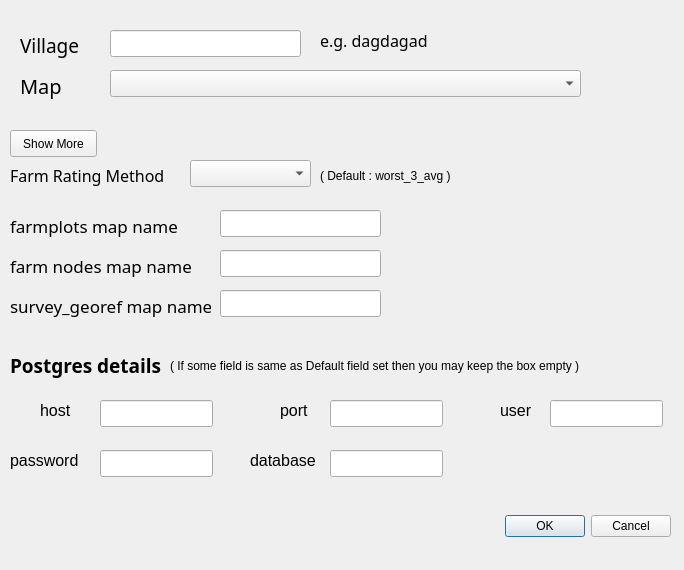
<?xml version="1.0" encoding="UTF-8"?>
<ui version="4.0">
 <class>mover2DialogBase</class>
 <widget class="QDialog" name="mover2DialogBase">
  <property name="geometry">
   <rect>
    <x>0</x>
    <y>0</y>
    <width>684</width>
    <height>570</height>
   </rect>
  </property>
  <property name="windowTitle">
   <string>mover2</string>
  </property>
  <widget class="QDialogButtonBox" name="ok_button">
   <property name="geometry">
    <rect>
     <x>330</x>
     <y>510</y>
     <width>341</width>
     <height>32</height>
    </rect>
   </property>
   <property name="orientation">
    <enum>Qt::Horizontal</enum>
   </property>
   <property name="standardButtons">
    <set>QDialogButtonBox::Cancel|QDialogButtonBox::Ok</set>
   </property>
  </widget>
  <widget class="QComboBox" name="ratingCombo">
   <property name="geometry">
    <rect>
     <x>190</x>
     <y>160</y>
     <width>121</width>
     <height>27</height>
    </rect>
   </property>
  </widget>
  <widget class="QLabel" name="ratingLabel">
   <property name="geometry">
    <rect>
     <x>10</x>
     <y>160</y>
     <width>171</width>
     <height>31</height>
    </rect>
   </property>
   <property name="font">
    <font>
     <family>Droid Sans Fallback</family>
     <pointsize>12</pointsize>
    </font>
   </property>
   <property name="text">
    <string>Farm Rating Method</string>
   </property>
  </widget>
  <widget class="QLabel" name="defaultLabel">
   <property name="geometry">
    <rect>
     <x>320</x>
     <y>160</y>
     <width>281</width>
     <height>31</height>
    </rect>
   </property>
   <property name="text">
    <string>( Default : worst_3_avg )</string>
   </property>
  </widget>
  <widget class="QLabel" name="label">
   <property name="geometry">
    <rect>
     <x>320</x>
     <y>30</y>
     <width>131</width>
     <height>21</height>
    </rect>
   </property>
   <property name="font">
    <font>
     <family>Droid Sans Fallback</family>
     <pointsize>12</pointsize>
    </font>
   </property>
   <property name="text">
    <string>e.g. dagdagad</string>
   </property>
  </widget>
  <widget class="QPushButton" name="showButton">
   <property name="geometry">
    <rect>
     <x>10</x>
     <y>130</y>
     <width>87</width>
     <height>27</height>
    </rect>
   </property>
   <property name="text">
    <string>Show More</string>
   </property>
  </widget>
  <widget class="QLabel" name="villageLabel">
   <property name="geometry">
    <rect>
     <x>20</x>
     <y>30</y>
     <width>81</width>
     <height>31</height>
    </rect>
   </property>
   <property name="font">
    <font>
     <family>Droid Sans Fallback</family>
     <pointsize>14</pointsize>
    </font>
   </property>
   <property name="text">
    <string>Village</string>
   </property>
  </widget>
  <widget class="QComboBox" name="mapCombo">
   <property name="geometry">
    <rect>
     <x>110</x>
     <y>70</y>
     <width>471</width>
     <height>27</height>
    </rect>
   </property>
  </widget>
  <widget class="QLabel" name="label_2">
   <property name="geometry">
    <rect>
     <x>20</x>
     <y>70</y>
     <width>81</width>
     <height>31</height>
    </rect>
   </property>
   <property name="font">
    <font>
     <family>Droid Sans Fallback</family>
     <pointsize>15</pointsize>
    </font>
   </property>
   <property name="text">
    <string>Map</string>
   </property>
  </widget>
  <widget class="QLineEdit" name="village_in">
   <property name="geometry">
    <rect>
     <x>110</x>
     <y>30</y>
     <width>191</width>
     <height>27</height>
    </rect>
   </property>
  </widget>
  <widget class="QLineEdit" name="lineEdit_farmplots">
   <property name="geometry">
    <rect>
     <x>220</x>
     <y>210</y>
     <width>161</width>
     <height>27</height>
    </rect>
   </property>
  </widget>
  <widget class="QLabel" name="label_3">
   <property name="geometry">
    <rect>
     <x>10</x>
     <y>210</y>
     <width>191</width>
     <height>31</height>
    </rect>
   </property>
   <property name="font">
    <font>
     <family>Droid Sans</family>
     <pointsize>13</pointsize>
    </font>
   </property>
   <property name="text">
    <string>farmplots map name </string>
   </property>
  </widget>
  <widget class="QLineEdit" name="lineEdit_host">
   <property name="geometry">
    <rect>
     <x>100</x>
     <y>400</y>
     <width>113</width>
     <height>27</height>
    </rect>
   </property>
  </widget>
  <widget class="QLabel" name="label_6">
   <property name="geometry">
    <rect>
     <x>280</x>
     <y>400</y>
     <width>41</width>
     <height>21</height>
    </rect>
   </property>
   <property name="font">
    <font>
     <pointsize>12</pointsize>
    </font>
   </property>
   <property name="text">
    <string>port</string>
   </property>
  </widget>
  <widget class="QLineEdit" name="lineEdit_port">
   <property name="geometry">
    <rect>
     <x>330</x>
     <y>400</y>
     <width>113</width>
     <height>27</height>
    </rect>
   </property>
  </widget>
  <widget class="QLineEdit" name="lineEdit_password">
   <property name="geometry">
    <rect>
     <x>100</x>
     <y>450</y>
     <width>113</width>
     <height>27</height>
    </rect>
   </property>
  </widget>
  <widget class="QLabel" name="label_13">
   <property name="geometry">
    <rect>
     <x>10</x>
     <y>450</y>
     <width>71</width>
     <height>21</height>
    </rect>
   </property>
   <property name="font">
    <font>
     <pointsize>12</pointsize>
    </font>
   </property>
   <property name="text">
    <string>password</string>
   </property>
  </widget>
  <widget class="QLabel" name="label_4">
   <property name="geometry">
    <rect>
     <x>10</x>
     <y>350</y>
     <width>171</width>
     <height>31</height>
    </rect>
   </property>
   <property name="font">
    <font>
     <family>Droid Sans</family>
     <pointsize>14</pointsize>
     <weight>75</weight>
     <bold>true</bold>
    </font>
   </property>
   <property name="text">
    <string>Postgres details</string>
   </property>
  </widget>
  <widget class="QLabel" name="label_5">
   <property name="geometry">
    <rect>
     <x>40</x>
     <y>400</y>
     <width>41</width>
     <height>21</height>
    </rect>
   </property>
   <property name="font">
    <font>
     <pointsize>12</pointsize>
    </font>
   </property>
   <property name="text">
    <string>host</string>
   </property>
  </widget>
  <widget class="QLabel" name="label_10">
   <property name="geometry">
    <rect>
     <x>250</x>
     <y>450</y>
     <width>71</width>
     <height>21</height>
    </rect>
   </property>
   <property name="font">
    <font>
     <pointsize>12</pointsize>
    </font>
   </property>
   <property name="text">
    <string>database</string>
   </property>
  </widget>
  <widget class="QLineEdit" name="lineEdit_database">
   <property name="geometry">
    <rect>
     <x>330</x>
     <y>450</y>
     <width>113</width>
     <height>27</height>
    </rect>
   </property>
  </widget>
  <widget class="QLabel" name="label_16">
   <property name="geometry">
    <rect>
     <x>170</x>
     <y>350</y>
     <width>511</width>
     <height>31</height>
    </rect>
   </property>
   <property name="text">
    <string>( If some field is same as Default field set then you may keep the box empty )</string>
   </property>
  </widget>
  <widget class="QLabel" name="label_11">
   <property name="geometry">
    <rect>
     <x>500</x>
     <y>400</y>
     <width>41</width>
     <height>21</height>
    </rect>
   </property>
   <property name="font">
    <font>
     <pointsize>12</pointsize>
    </font>
   </property>
   <property name="text">
    <string>user</string>
   </property>
  </widget>
  <widget class="QLineEdit" name="lineEdit_user">
   <property name="geometry">
    <rect>
     <x>550</x>
     <y>400</y>
     <width>113</width>
     <height>27</height>
    </rect>
   </property>
  </widget>
  <widget class="QLineEdit" name="lineEdit_survey_georef">
   <property name="geometry">
    <rect>
     <x>220</x>
     <y>290</y>
     <width>161</width>
     <height>27</height>
    </rect>
   </property>
  </widget>
  <widget class="QLabel" name="label_7">
   <property name="geometry">
    <rect>
     <x>10</x>
     <y>290</y>
     <width>201</width>
     <height>31</height>
    </rect>
   </property>
   <property name="font">
    <font>
     <family>Droid Sans</family>
     <pointsize>13</pointsize>
    </font>
   </property>
   <property name="text">
    <string>survey_georef map name </string>
   </property>
  </widget>
  <widget class="QLineEdit" name="lineEdit_farm_nodes">
   <property name="geometry">
    <rect>
     <x>220</x>
     <y>250</y>
     <width>161</width>
     <height>27</height>
    </rect>
   </property>
  </widget>
  <widget class="QLabel" name="label_8">
   <property name="geometry">
    <rect>
     <x>10</x>
     <y>250</y>
     <width>191</width>
     <height>31</height>
    </rect>
   </property>
   <property name="font">
    <font>
     <family>Droid Sans</family>
     <pointsize>13</pointsize>
    </font>
   </property>
   <property name="text">
    <string>farm nodes map name </string>
   </property>
  </widget>
 </widget>
 <resources/>
 <connections>
  <connection>
   <sender>ok_button</sender>
   <signal>accepted()</signal>
   <receiver>mover2DialogBase</receiver>
   <slot>accept()</slot>
   <hints>
    <hint type="sourcelabel">
     <x>20</x>
     <y>20</y>
    </hint>
    <hint type="destinationlabel">
     <x>20</x>
     <y>20</y>
    </hint>
   </hints>
  </connection>
  <connection>
   <sender>ok_button</sender>
   <signal>rejected()</signal>
   <receiver>mover2DialogBase</receiver>
   <slot>reject()</slot>
   <hints>
    <hint type="sourcelabel">
     <x>20</x>
     <y>20</y>
    </hint>
    <hint type="destinationlabel">
     <x>20</x>
     <y>20</y>
    </hint>
   </hints>
  </connection>
 </connections>
</ui>
